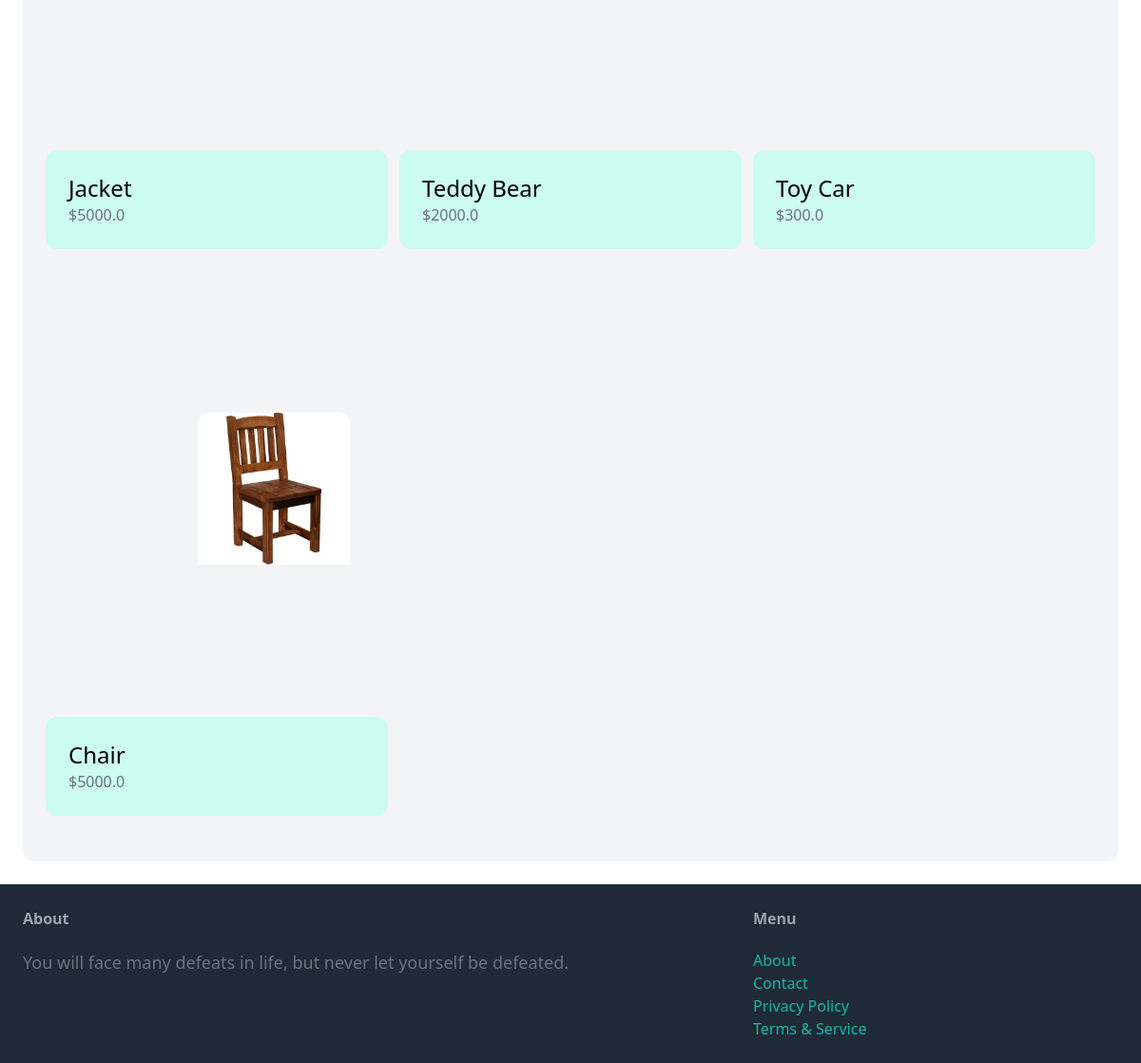
/dashboard/ (signed in, lower part), run on an earlier commit of the app's database.
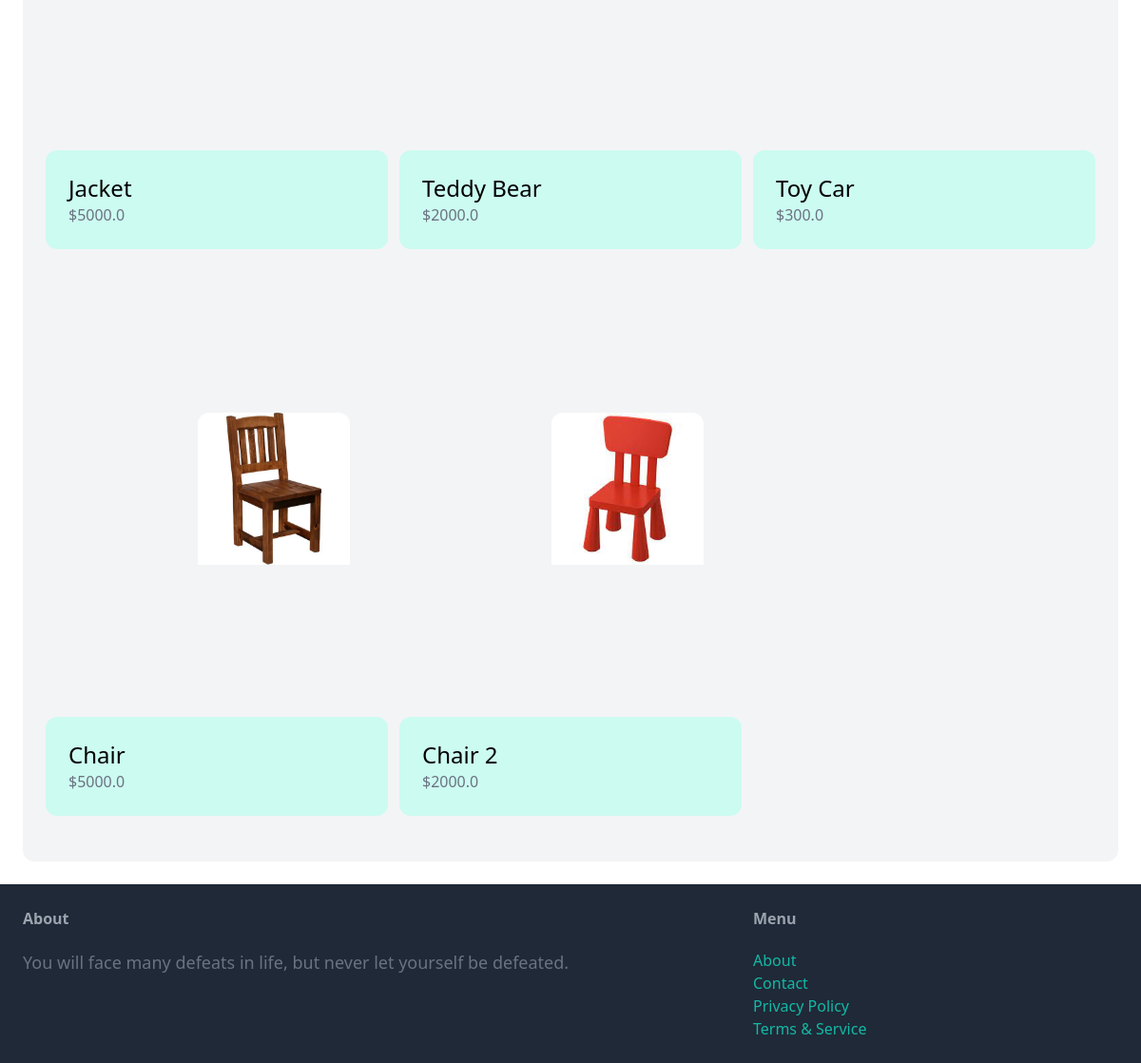
And on a later commit of the database.
### item/models.py (models this page shows, shortened)
class Item(models.Model):
    Category = models.ForeignKey(Category, related_name='items', on_delete=models.CASCADE)
    name = models.CharField(max_length=255)
    description = models.TextField(blank=True, null=False)
    price = models.FloatField()
    image = models.ImageField(upload_to='item_images', blank=True, null=True)
    is_sold = models.BooleanField(default=False)
    created_by = models.ForeignKey(User, related_name='items', on_delete=models.CASCADE)
    created_at = models.DateTimeField(auto_now_add=True)

### dashboard/views.py (the view)
# urls.py: path('', views.index, name='index'),
@login_required
def index(request):
    items = Item.objects.filter(created_by=request.user)
    return render(request, 'dashboard/index.html', dict(items=items))

### dashboard/templates/dashboard/index.html (shortened to what this page needs)
{% extends 'core/base.html' %}
{% block content %}
    <div class="mt-6 px-6 py-12 bg-gray-100 rounded-xl">
        <div class="grid grid-cols-3 gap-3">
            {% for item in items %}
                <div>
                    <a href="{% url 'item:detail' item.id %}">
                        <div>
                            <img src="{{ item.image.url }}" class="m-40 h-40 rounded-t-xl">
                        </div>
                        <div class="p-6 bg-teal-100 rounded-xl">
                            <h2 class="text-2xl">{{ item.name }}</h2>
                            <p class="text-gray-500">${{ item.price }}</p>
                        </div>
                    </a>
                </div>
            {% endfor %}
        </div>
    </div>
{% endblock %}

What changed in the data, as far as the page shows it:
added Item: image (picture), name "Chair 2", price "2000.0"
